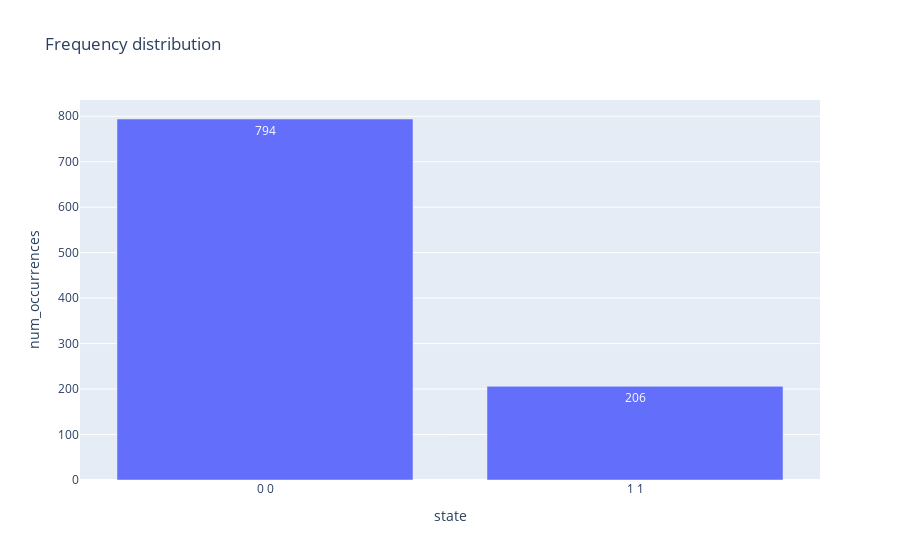

Here is the notebook cell this chart was saved with:
### Code cell
sampleset_reverse['state'] = sampleset_reverse.apply(lambda row: f"{int((row[0]+1)/2)} {int((row[1]+1)/2)}", axis=1)
px.bar(sampleset_reverse.groupby('state').count().reset_index(), x='state', y='num_occurrences', title='Frequency distribution', text='num_occurrences')

### Figure 1 — Plotly figure (JSON) as saved in the notebook; plotly's stock layout.template omitted (floating-point values rounded to 4 significant figures)
{"data": [{"alignmentgroup": "True", "hovertemplate": "state=%{x}<br>num_occurrences=%{text}<extra></extra>", "legendgroup": "", "marker": {"color": "#636efa", "pattern": {"shape": ""}}, "name": "", "offsetgroup": "", "orientation": "v", "showlegend": false, "text": [794, 206], "textposition": "auto", "type": "bar", "x": ["0 0", "1 1"], "xaxis": "x", "y": [794, 206], "yaxis": "y"}], "layout": {"barmode": "relative", "legend": {"tracegroupgap": 0}, "title": {"text": "Frequency distribution"}, "xaxis": {"anchor": "y", "domain": [0, 1], "title": {"text": "state"}}, "yaxis": {"anchor": "x", "domain": [0, 1], "title": {"text": "num_occurrences"}}}}
